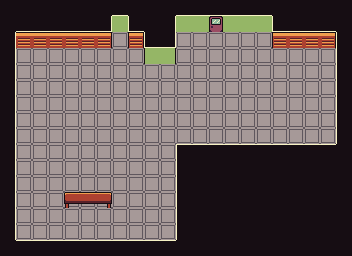

This is a level from a 2D game, rendered from its Tiled map with the project's own tilesets. A one-line summary and the complete map file follow:
An orthogonal 22x16 tile map with 16x16 px tiles, 2 tile layers (floor, walls) and 15 objects (room2).

<map version="1.8" tiledversion="1.8.2" orientation="orthogonal" renderorder="right-down" width="22" height="16" tilewidth="16" tileheight="16" infinite="0" nextlayerid="7" nextobjectid="60">
 <editorsettings>
  <export target="room1.lua" format="lua" />
 </editorsettings>
 <tileset firstgid="1" name="school" tilewidth="16" tileheight="16" tilecount="50" columns="5">
  <image source="../assets/tilesets/school.png" width="80" height="160" />
 </tileset>
 <layer id="1" name="floor" width="22" height="16">
  <data encoding="csv">
0,0,0,0,0,0,0,0,0,0,0,0,0,0,0,0,0,0,0,0,0,0,
0,1,1,1,1,1,1,1,1,1,1,1,1,1,1,1,1,1,1,1,1,0,
0,1,1,1,1,1,1,1,1,1,1,1,1,1,1,1,1,1,1,1,1,0,
0,1,1,1,1,1,1,1,1,1,1,1,1,1,1,1,1,1,1,1,1,0,
0,1,1,1,1,1,1,1,1,1,1,1,1,1,1,1,1,1,1,1,1,0,
0,1,1,1,1,1,1,1,1,1,1,1,1,1,1,1,1,1,1,1,1,0,
0,1,1,1,1,1,1,1,1,1,1,1,1,1,1,1,1,1,1,1,1,0,
0,1,1,1,1,1,1,1,1,1,1,1,1,1,1,1,1,1,1,1,1,0,
0,1,1,1,1,1,1,1,1,1,1,1,1,1,1,1,1,1,1,1,1,0,
0,1,1,1,1,1,1,1,1,1,1,0,0,0,0,0,0,0,0,0,0,0,
0,1,1,1,1,1,1,1,1,1,1,0,0,0,0,0,0,0,0,0,0,0,
0,1,1,1,1,1,1,1,1,1,1,0,0,0,0,0,0,0,0,0,0,0,
0,1,1,1,1,1,1,1,1,1,1,0,0,0,0,0,0,0,0,0,0,0,
0,1,1,1,1,1,1,1,1,1,1,0,0,0,0,0,0,0,0,0,0,0,
0,1,1,1,1,1,1,1,1,1,1,0,0,0,0,0,0,0,0,0,0,0,
0,0,0,0,0,0,0,0,0,0,0,0,0,0,0,0,0,0,0,0,0,0
</data>
 </layer>
 <layer id="2" name="walls" width="22" height="16">
  <data encoding="csv">
17,3,3,3,3,3,3,22,3,17,17,22,22,22,22,22,22,3,3,3,3,17,
3,22,22,22,22,22,23,19,21,3,18,19,19,26,19,19,19,21,22,22,22,3,
18,9,9,9,9,9,8,0,6,21,23,0,0,0,0,0,0,7,9,9,8,16,
18,0,0,0,0,0,0,0,0,14,15,0,0,0,0,0,0,0,0,0,0,16,
18,0,0,0,0,0,0,0,0,0,0,0,0,0,0,0,0,0,0,0,0,16,
18,0,0,0,0,0,0,0,0,0,0,0,0,0,0,0,0,0,0,0,0,16,
18,0,0,0,0,0,0,0,0,0,0,0,0,0,0,0,0,0,0,0,0,16,
18,0,0,0,0,0,0,0,0,0,0,0,0,0,0,0,0,0,0,0,0,16,
18,0,0,0,0,0,0,0,0,0,0,0,0,0,0,0,0,0,0,0,0,16,
18,0,0,0,0,0,0,0,0,0,0,11,12,12,12,12,12,12,12,12,12,3,
18,0,0,0,0,0,0,0,0,0,0,16,3,3,3,3,3,3,3,3,3,3,
18,0,0,0,0,0,0,0,0,0,0,16,3,3,3,3,3,3,3,3,3,3,
18,0,0,0,36,37,38,0,0,0,0,16,3,3,3,3,3,3,3,3,3,3,
18,0,0,0,0,0,0,0,0,0,0,16,3,3,3,3,3,3,3,3,3,3,
18,0,0,0,0,0,0,0,0,0,0,16,3,3,3,3,3,3,3,3,3,3,
17,12,12,12,12,12,12,12,12,12,12,17,3,3,3,3,3,3,3,3,3,3
</data>
 </layer>
 <objectgroup color="#ff0000" id="3" name="solids">
  <object id="16" x="0" y="0" width="352" height="16" />
  <object id="18" x="336" y="16" width="16" height="128" />
  <object id="19" x="0" y="240" width="192" height="16" />
  <object id="20" x="0" y="16" width="16" height="224" />
  <object id="21" x="144" y="16" width="32" height="41" />
  <object id="26" x="16" y="16" width="96" height="26" />
  <object id="28" x="223" y="16" width="49" height="10" />
  <object id="48" x="176" y="16" width="33" height="10" />
  <object id="51" x="176" y="144" width="16" height="96" />
  <object id="52" x="192" y="144" width="160" height="16" />
  <object id="53" x="128" y="16" width="16" height="26" />
  <object id="55" x="112" y="16" width="16" height="10" />
  <object id="56" x="272" y="16" width="64" height="26" />
  <object id="59" x="64" y="192" width="48" height="8" />
 </objectgroup>
 <objectgroup color="#0000ff" id="4" name="entities" />
 <objectgroup color="#ffff00" id="5" name="transition">
  <object id="50" name="room2" x="209" y="16" width="14" height="2">
   <properties>
    <property name="relative_x" type="int" value="4" />
    <property name="relative_y" type="int" value="0" />
    <property name="spawn_x" type="float" value="272" />
    <property name="spawn_y" type="float" value="125" />
   </properties>
  </object>
 </objectgroup>
</map>
